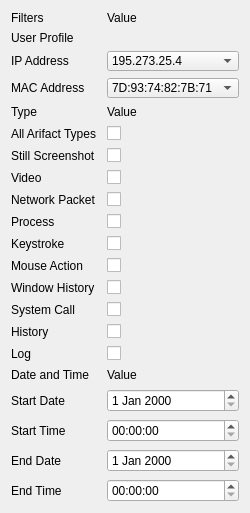
                <widget class="QFrame" name="search_filters">
                 <property name="minimumSize">
                  <size>
                   <width>250</width>
                   <height>0</height>
                  </size>
                 </property>
                 <property name="maximumSize">
                  <size>
                   <width>250</width>
                   <height>16777215</height>
                  </size>
                 </property>
                 <property name="frameShape">
                  <enum>QFrame::NoFrame</enum>
                 </property>
                 <layout class="QGridLayout" name="gridLayout_2">
                  <property name="verticalSpacing">
                   <number>7</number>
                  </property>
                  <item row="17" column="0">
                   <widget class="QLabel" name="label">
                    <property name="text">
                     <string>Start Date</string>
                    </property>
                   </widget>
                  </item>
                  <item row="12" column="1">
                   <widget class="QCheckBox" name="checkBox_22">
                    <property name="text">
                     <string/>
                    </property>
                   </widget>
                  </item>
                  <item row="12" column="0">
                   <widget class="QLabel" name="label_25">
                    <property name="text">
                     <string>Window History</string>
                    </property>
                   </widget>
                  </item>
                  <item row="8" column="0">
                   <widget class="QLabel" name="label_21">
                    <property name="text">
                     <string>Network Packet</string>
                    </property>
                   </widget>
                  </item>
                  <item row="13" column="0">
                   <widget class="QLabel" name="label_6">
                    <property name="text">
                     <string>System Call</string>
                    </property>
                   </widget>
                  </item>
                  <item row="3" column="1">
                   <widget class="QComboBox" name="comboBox_3">
                    <property name="maximumSize">
                     <size>
                      <width>150</width>
                      <height>20</height>
                     </size>
                    </property>
                    <item>
                     <property name="text">
                      <string>7D:93:74:82:7B:71</string>
                     </property>
                    </item>
                    <item>
                     <property name="text">
                      <string>7D:93:74:82:7B:71</string>
                     </property>
                    </item>
                    <item>
                     <property name="text">
                      <string>7D:93:74:82:7B:71</string>
                     </property>
                    </item>
                   </widget>
                  </item>
                  <item row="9" column="1">
                   <widget class="QCheckBox" name="checkBox_17">
                    <property name="text">
                     <string/>
                    </property>
                   </widget>
                  </item>
                  <item row="18" column="0">
                   <widget class="QLabel" name="label_17">
                    <property name="text">
                     <string>Start Time</string>
                    </property>
                   </widget>
                  </item>
                  <item row="10" column="0">
                   <widget class="QLabel" name="label_23">
                    <property name="text">
                     <string>Keystroke</string>
                    </property>
                   </widget>
                  </item>
                  <item row="2" column="0">
                   <widget class="QLabel" name="label_12">
                    <property name="maximumSize">
                     <size>
                      <width>100</width>
                      <height>16777215</height>
                     </size>
                    </property>
                    <property name="text">
                     <string>IP Address</string>
                    </property>
                   </widget>
                  </item>
                  <item row="5" column="1">
                   <widget class="QCheckBox" name="checkBox_14">
                    <property name="text">
                     <string/>
                    </property>
                   </widget>
                  </item>
                  <item row="11" column="0">
                   <widget class="QLabel" name="label_24">
                    <property name="text">
                     <string>Mouse Action</string>
                    </property>
                   </widget>
                  </item>
                  <item row="16" column="0">
                   <widget class="QLabel" name="label_29">
                    <property name="maximumSize">
                     <size>
                      <width>16777215</width>
                      <height>80</height>
                     </size>
                    </property>
                    <property name="styleSheet">
                     <string notr="true"/>
                    </property>
                    <property name="text">
                     <string>Date and Time</string>
                    </property>universal
                   </widget>
                  </item>
                  <item row="17" column="1">
                   <widget class="QDateEdit" name="dateEdit"/>
                  </item>
                  <item row="13" column="1">
                   <widget class="QCheckBox" name="checkBox_23">
                    <property name="text">
                     <string/>
                    </property>
                   </widget>
                  </item>
                  <item row="1" column="0">
                   <widget class="QLabel" name="label_11">
                    <property name="maximumSize">
                     <size>
                      <width>16777215</width>
                      <height>12</height>
                     </size>
                    </property>
                    <property name="text">
                     <string>User Profile</string>
                    </property>
                   </widget>
                  </item>
                  <item row="7" column="0">
                   <widget class="QLabel" name="label_20">
                    <property name="text">
                     <string>Video</string>
                    </property>
                   </widget>
                  </item>
                  <item row="19" column="0">
                   <widget class="QLabel" name="label_3">
                    <property name="text">
                     <string>End Date</string>
                    </property>
                   </widget>
                  </item>
                  <item row="20" column="0">
                   <widget class="QLabel" name="label_4">
                    <property name="text">
                     <string>End Time</string>
                    </property>
                   </widget>
                  </item>
                  <item row="7" column="1">
                   <widget class="QCheckBox" name="checkBox_16">
                    <property name="text">
                     <string/>
                    </property>
                   </widget>
                  </item>
                  <item row="15" column="1">
                   <widget class="QCheckBox" name="checkBox_20">
                    <property name="text">
                     <string/>
                    </property>
                   </widget>
                  </item>
                  <item row="11" column="1">
                   <widget class="QCheckBox" name="checkBox_19">
                    <property name="text">
                     <string/>
                    </property>
                   </widget>
                  </item>
                  <item row="18" column="1">
                   <widget class="QTimeEdit" name="timeEdit"/>
                  </item>
                  <item row="14" column="0">
                   <widget class="QLabel" name="label_27">
                    <property name="text">
                     <string>History</string>
                    </property>
                   </widget>
                  </item>
                  <item row="15" column="0">
                   <widget class="QLabel" name="label_28">
                    <property name="text">
                     <string>Log</string>
                    </property>
                   </widget>
                  </item>
                  <item row="0" column="0">
                   <widget class="QLabel" name="label_13">
                    <property name="maximumSize">
                     <size>
                      <width>16777215</width>
                      <height>80</height>
                     </size>
                    </property>
                    <property name="styleSheet">
                     <string notr="true"/>
                    </property>
                    <property name="text">
                     <string>Filters</string>
                    </property>
                   </widget>
                  </item>
                  <item row="16" column="1">
                   <widget class="QLabel" name="label_30">
                    <property name="styleSheet">
                     <string notr="true"/>
                    </property>
                    <property name="text">
                     <string>Value</string>
                    </property>
                   </widget>
                  </item>
                  <item row="10" column="1">
                   <widget class="QCheckBox" name="checkBox_18">
                    <property name="text">
                     <string/>
                    </property>
                   </widget>
                  </item>
                  <item row="3" column="0">
                   <widget class="QLabel" name="label_15">
                    <property name="maximumSize">
                     <size>
                      <width>100</width>
                      <height>16777215</height>
                     </size>
                    </property>
                    <property name="text">
                     <string>MAC Address</string>
                    </property>
                   </widget>
                  </item>
                  <item row="19" column="1">
                   <widget class="QDateEdit" name="dateEdit_2"/>
                  </item>
                  <item row="2" column="1">
                   <widget class="QComboBox" name="comboBox_4">
                    <property name="maximumSize">
                     <size>
                      <width>150</width>
                      <height>20</height>
                     </size>
                    </property>
                    <item>
                     <property name="text">
                      <string>195.273.25.4</string>
                     </property>
                    </item>
                    <item>
                     <property name="text">
                      <string>195.273.25.4</string>
                     </property>
                    </item>
                    <item>
                     <property name="text">
                      <string>195.273.25.4</string>
                     </property>
                    </item>
                   </widget>
                  </item>
                  <item row="5" column="0">
                   <widget class="QLabel" name="label_18">
                    <property name="font">
                     <font/>
                    </property>
                    <property name="text">
                     <string>All Arifact Types</string>
                    </property>
                   </widget>
                  </item>
                  <item row="6" column="0">
                   <widget class="QLabel" name="label_19">
                    <property name="text">
                     <string>Still Screenshot</string>
                    </property>
                   </widget>
                  </item>
                  <item row="8" column="1">
                   <widget class="QCheckBox" name="checkBox_21">
                    <property name="text">
                     <string/>
                    </property>
                   </widget>
                  </item>
                  <item row="6" column="1">
                   <widget class="QCheckBox" name="checkBox_15">
                    <property name="text">
                     <string/>
                    </property>
                   </widget>
                  </item>
                  <item row="20" column="1">
                   <widget class="QTimeEdit" name="timeEdit_2"/>
                  </item>
                  <item row="14" column="1">
                   <widget class="QCheckBox" name="checkBox_24">
                    <property name="text">
                     <string/>
                    </property>
                   </widget>
                  </item>
                  <item row="4" column="1">
                   <widget class="QLabel" name="label_2">
                    <property name="text">
                     <string>Value</string>
                    </property>
                   </widget>
                  </item>
                  <item row="0" column="1">
                   <widget class="QLabel" name="label_14">
                    <property name="maximumSize">
                     <size>
                      <width>16777215</width>
                      <height>12</height>
                     </size>
                    </property>
                    <property name="text">
                     <string>Value</string>
                    </property>
                   </widget>
                  </item>
                  <item row="4" column="0">
                   <widget class="QLabel" name="label_16">
                    <property name="maximumSize">
                     <size>
                      <width>16777215</width>
                      <height>15</height>
                     </size>
                    </property>
                    <property name="text">
                     <string>Type</string>
                    </property>
                   </widget>
                  </item>
                  <item row="9" column="0">
                   <widget class="QLabel" name="label_22">
                    <property name="text">
                     <string>Process</string>
                    </property>
                   </widget>
                  </item>
                 </layout>
                </widget>
